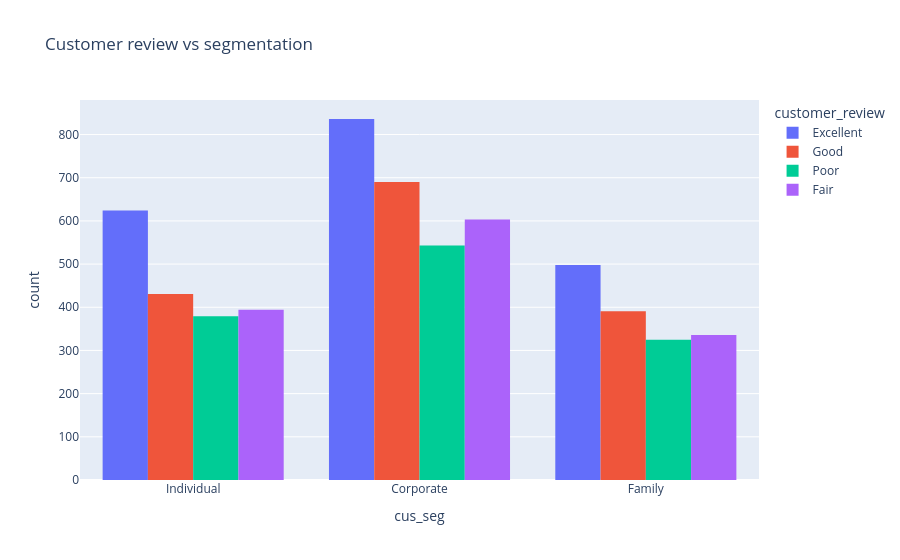

Here is the notebook cell this chart was saved with:
### Markdown cell above
## Customer review and customer segmentation

### Code cell
fig_seg_review = px.histogram(hotel, x='cus_seg', color='customer_review',
                                 barmode='group',
                                title='Customer review vs segmentation')
fig_seg_review.show()

### Figure 1 — Plotly figure (JSON) as saved in the notebook; plotly's stock layout.template omitted (floating-point values rounded to 4 significant figures; data arrays with more than 128 entries replaced by an {"elided": "..."} marker saying what was removed)
{"data": [{"alignmentgroup": "True", "bingroup": "x", "hovertemplate": "customer_review=Excellent<br>cus_seg=%{x}<br>count=%{y}<extra></extra>", "legendgroup": "Excellent", "marker": {"color": "#636efa", "pattern": {"shape": ""}}, "name": "Excellent", "offsetgroup": "Excellent", "orientation": "v", "showlegend": true, "type": "histogram", "x": {"elided": "1958 str values"}, "xaxis": "x", "yaxis": "y"}, {"alignmentgroup": "True", "bingroup": "x", "hovertemplate": "customer_review=Good<br>cus_seg=%{x}<br>count=%{y}<extra></extra>", "legendgroup": "Good", "marker": {"color": "#EF553B", "pattern": {"shape": ""}}, "name": "Good", "offsetgroup": "Good", "orientation": "v", "showlegend": true, "type": "histogram", "x": {"elided": "1512 str values"}, "xaxis": "x", "yaxis": "y"}, {"alignmentgroup": "True", "bingroup": "x", "hovertemplate": "customer_review=Poor<br>cus_seg=%{x}<br>count=%{y}<extra></extra>", "legendgroup": "Poor", "marker": {"color": "#00cc96", "pattern": {"shape": ""}}, "name": "Poor", "offsetgroup": "Poor", "orientation": "v", "showlegend": true, "type": "histogram", "x": {"elided": "1247 str values"}, "xaxis": "x", "yaxis": "y"}, {"alignmentgroup": "True", "bingroup": "x", "hovertemplate": "customer_review=Fair<br>cus_seg=%{x}<br>count=%{y}<extra></extra>", "legendgroup": "Fair", "marker": {"color": "#ab63fa", "pattern": {"shape": ""}}, "name": "Fair", "offsetgroup": "Fair", "orientation": "v", "showlegend": true, "type": "histogram", "x": {"elided": "1333 str values"}, "xaxis": "x", "yaxis": "y"}], "layout": {"autosize": true, "barmode": "group", "legend": {"title": {"text": "customer_review"}, "tracegroupgap": 0}, "title": {"text": "Customer review vs segmentation"}, "xaxis": {"anchor": "y", "autorange": true, "domain": [0, 1], "range": [-0.5, 2.5], "title": {"text": "cus_seg"}, "type": "category"}, "yaxis": {"anchor": "x", "autorange": true, "domain": [0, 1], "range": [0, 880], "title": {"text": "count"}}}}
